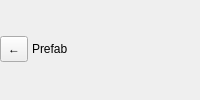
<?xml version="1.0" encoding="UTF-8"?>
<ui version="4.0">
 <class>PrefabStageHierarchyHeaderForm</class>
 <widget class="QWidget" name="PrefabStageHierarchyHeaderForm">
  <property name="sizePolicy"><sizepolicy hsizetype="Expanding" vsizetype="Maximum"><horstretch>1</horstretch><verstretch>0</verstretch></sizepolicy></property>
  <layout class="QHBoxLayout" name="mainLayout">
   <property name="leftMargin"><number>0</number></property><property name="rightMargin"><number>0</number></property><property name="topMargin"><number>0</number></property><property name="bottomMargin"><number>2</number></property><property name="spacing"><number>4</number></property>
   <item><widget class="QToolButton" name="returnButton">
    <property name="text"><string>←</string></property>
    <property name="toolTip"><string>返回主场景</string></property>
    <property name="accessibleName"><string>返回主场景</string></property>
    <property name="minimumSize"><size><width>28</width><height>26</height></size></property>
   </widget></item>
   <item><widget class="QLabel" name="sourceLabel">
    <property name="text"><string>Prefab</string></property>
    <property name="textFormat"><enum>Qt::PlainText</enum></property>
    <property name="sizePolicy"><sizepolicy hsizetype="Ignored" vsizetype="Preferred"><horstretch>1</horstretch><verstretch>0</verstretch></sizepolicy></property>
   </widget></item>
  </layout>
 </widget>
 <resources/>
 <connections/>
</ui>
